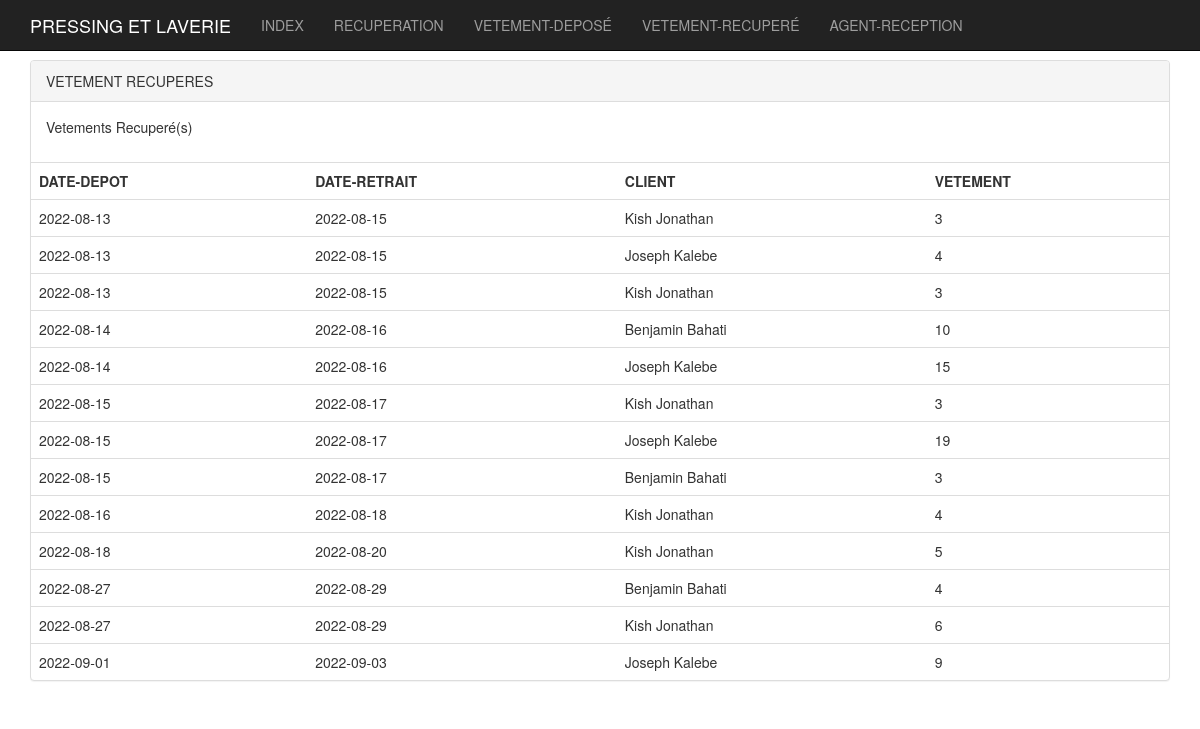
Page /infos/recuperer.info.php (signed in) on the committed database.
### tables this page shows
CREATE TABLE `records` (
  `record_id` int(11) NOT NULL,
  `client_id` int(5) NOT NULL,
  `user_id` int(11) NOT NULL,
  `nombre_hab` int(5) DEFAULT 1,
  `date_depot` date DEFAULT curdate(),
  `date_recupe` date DEFAULT NULL,
  `recupere` tinyint(1) DEFAULT 0,
  `reg_date` datetime NOT NULL DEFAULT current_timestamp()
);

CREATE TABLE `clients` (
  `client_id` int(11) NOT NULL,
  `nom` varchar(50) NOT NULL,
  `prenom` varchar(50) NOT NULL,
  `adresse` varchar(50) DEFAULT NULL,
  `date_nais` date DEFAULT curdate()
);

### infos/require.info.php (called while the page is built, shortened)
<?php
	include "../includes/classLoader.inc.php";
	$obj_infoClient = new InfoClient();
	$infos = array(
		"last_update" => date("Y_m_d H:i:s"),
		"infos" => array(
			"depot" => (array) $obj_infoClient->depot(),
			"date_recuperation" => $obj_infoClient->date_recuperation(),
			"infos_recuperer" => $obj_infoClient->recuperer(),
			"agent" => $obj_infoClient->getAgentByDate()
		)
	);
	$infos_file = "infoclient.info.json";
	if(file_exists($infos_file)){
		$infos_json = json_decode(file_get_contents($infos_file), true);
		$infos_recuperer = $infos_json['infos']['infos_recuperer'];
	}else{
		$infos_depot = $obj_infoClient->depot();
		$infos_date_recupereation = $obj_infoClient->date_recuperation();
		$infos_recuperer = $obj_infoClient->recuperer();
		$agent = $obj_infoClient->getAgentByDate();
	}
?>

### infos/classes/InfoClient.class.php (called while the page is built, shortened)
<?php
	class InfoClient extends Dbh {
		private $connect_db;
		function __construct(){
			$this->connect_db = $this->connect_db();
		}
		public function date_recuperation(){
			$sql = ("
				SELECT *
				FROM
					clients,
					records
				WHERE
					clients.client_id = records.client_id AND
					records.recupere = 0
				-- ORDER BY records.record_id DESC
			");
			$query = $this->connect_db->prepare($sql);
			$query->execute();
			$result = $query->fetchAll();
			return $result;
		}
		public function depot(){
			$sql = ("
				SELECT *
				FROM
					clients,
					records
				WHERE
					clients.client_id = records.client_id AND
					records.recupere = 0
				ORDER BY records.date_depot
			");
			$query = $this->connect_db->prepare($sql);
			$query->execute();
			$result = $query->fetchAll();
			return $result;
		}
		public function recuperer(){
			$sql = ("
				SELECT *
				FROM
					clients,
					records
				WHERE
					clients.client_id = records.client_id AND
					records.recupere = 1
				ORDER BY records.date_depot
			");
			$query = $this->connect_db->prepare($sql);
			$query->execute();
			$result = $query->fetchAll();
			return $result;
		}
	}

### classes/dbh.class.php (called while the page is built, shortened)
<?php
	class Dbh {
		private $host = 'localhost';
		private $user = 'root';
		private $pw = '';
		private $db = 'laveriedb';
		protected function connect_db(){
			$dsn = 'mysql:host=' .$this->host. ';dbname=' . $this->db;
			$pdo = new PDO($dsn, $this->user, $this->pw);
			$pdo->setAttribute(PDO::ATTR_DEFAULT_FETCH_MODE, PDO::FETCH_ASSOC);
			return $pdo;
		}
	}
?>

### includes/classLoader.inc.php (called while the page is built, shortened)
<?php
	function autoLoader($className){
		$path = "classes/";
		$ext = ".class.php";
		$fullPath = $path . $className . $ext;
	}
?>

### infos/recuperer.info.php (the view, shortened to what this page needs)
<?php
	$require_file = "require.info.php";
	require $require_file;
?>
<!DOCTYPE html>
<html>
<head>
	<link rel="stylesheet" type="text/css" href="http://localhost/laverie/libs/bootstrap/css/bootstrap.css">
</head>
<body>
	<div class="container">
		<?php include 'navbar.info.php';?>
		<div class="row">
			<div class="col-md-12 col-md-offset-0">
				<?php $infos_recuperer = isset($infos_recuperer) ? $infos_recuperer : array(); ?>
				<?php if( count($infos_recuperer) > 0 ):?>
					<div class="panel panel-default">
						<div class="panel-heading">VETEMENT RECUPERES</div>
						<div class="panel-body">
							<p>
								Vetements Recuperé(s)
							</p>
						</div>
						<table class="table table-hover">
							<tr>
								<th>DATE-DEPOT</th>
								<th>DATE-RETRAIT</th>
								<th>CLIENT</th>
								<th>VETEMENT</th>
							</tr>
							<?php foreach( $infos_recuperer as $row ):?>
								<tr>
									<td><?= $row['date_depot']?></td>
									<td><?= $row['date_recupe']?></td>
									<td><?= $row['nom']?></td>
									<td><?= $row['nombre_hab']?></td>
								</tr>
							<?php endforeach;?>
						</table>
					</div>
				<?php endif;?>
			</div>
		</div>
	</div>
</body>
</html>

### infos/navbar.info.php (shortened to what this page needs)
<nav id="myNavbar" class="navbar navbar-inverse navbar-fixed-top" role="navigation">
	<div class="container">
		<div class="navbar-header">
			<a href="#!" class="navbar-brand" style="color: #fff;">PRESSING ET LAVERIE</a>
		</div>
		<div class="collapse navbar-collapse" id="navbarCollapse">
			<ul class="nav navbar-nav">
				<li><a href="index.php" onmouseover="javacript:getThisPage(this);" >INDEX</a></li>
				<li><a href="recuperation.info.php" onmouseover="javacript:getThisPage(this);" >RECUPERATION</a></li>
				<li><a href="depot.info.php" onmouseover="javacript:getThisPage(this);" >VETEMENT-DEPOSÉ</a> </li>
				<li><a href="Recuperer.info.php" onmouseover="javacript:getThisPage(this);" >VETEMENT-RECUPERÉ</a></li>
				<li><a href="agent.info.php" onmouseover="javacript:getThisPage(this);" >AGENT-RECEPTION</a></li>
			</ul>
		</div>
	</div>
</nav>

### infos/navbar.info.php (style rules this page uses)
body { margin-top: 60px; }

### rows in the picture
records: date_depot "2022-08-13", date_recupe "2022-08-15", client.nom "Kish Jonathan", nombre_hab "3"
records: date_depot "2022-08-13", date_recupe "2022-08-15", client.nom "Joseph Kalebe", nombre_hab "4"
records: date_depot "2022-08-13", date_recupe "2022-08-15", client.nom "Kish Jonathan", nombre_hab "3"
records: date_depot "2022-08-14", date_recupe "2022-08-16", client.nom "Benjamin Bahati", nombre_hab "10"
records: date_depot "2022-08-14", date_recupe "2022-08-16", client.nom "Joseph Kalebe", nombre_hab "15"
records: date_depot "2022-08-15", date_recupe "2022-08-17", client.nom "Kish Jonathan", nombre_hab "3"
records: date_depot "2022-08-15", date_recupe "2022-08-17", client.nom "Joseph Kalebe", nombre_hab "19"
records: date_depot "2022-08-15", date_recupe "2022-08-17", client.nom "Benjamin Bahati", nombre_hab "3"
records: date_depot "2022-08-16", date_recupe "2022-08-18", client.nom "Kish Jonathan", nombre_hab "4"
records: date_depot "2022-08-18", date_recupe "2022-08-20", client.nom "Kish Jonathan", nombre_hab "5"
records: date_depot "2022-08-27", date_recupe "2022-08-29", client.nom "Benjamin Bahati", nombre_hab "4"
records: date_depot "2022-08-27", date_recupe "2022-08-29", client.nom "Kish Jonathan", nombre_hab "6"
records: date_depot "2022-09-01", date_recupe "2022-09-03", client.nom "Joseph Kalebe", nombre_hab "9"
